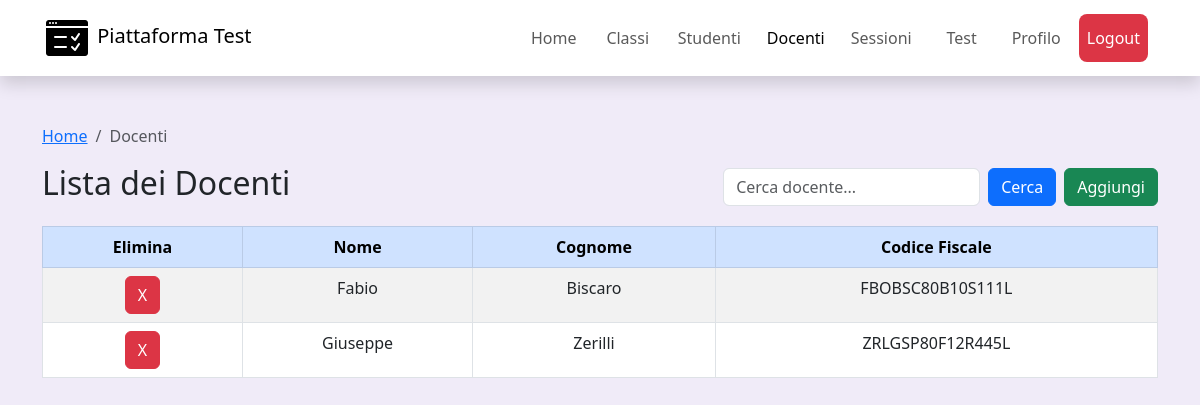
/frontend/views/docenti.php (signed in), run on the app's committed database.
### tables this page shows
CREATE TABLE `utente` (
  `codice_fiscale` varchar(16) NOT NULL,
  `nome` varchar(50) NOT NULL,
  `cognome` varchar(50) NOT NULL,
  `login` varchar(50) NOT NULL,
  `password` varchar(100) NOT NULL,
  `ruolo` enum('STUDENTE','DOCENTE','ADMIN','') NOT NULL DEFAULT 'STUDENTE'
);

### frontend/views/docenti.php (the view, shortened to what this page needs)
<?php
require("./../../backend/Include/db_connect.php");
$filter = isset($_GET['filter']) ? trim($_GET['filter']) : '';
$SQL_query = "SELECT
                nome, cognome, codice_fiscale
            FROM
                utente
            WHERE
                ruolo = 'DOCENTE'";
$stmt = $conn->prepare($SQL_query);
$stmt->execute();
$result = $stmt->get_result();
?>
<!DOCTYPE html>
<html lang="en">
<head>
    <link href="https://cdn.jsdelivr.net/npm/bootstrap@5.3.0/dist/css/bootstrap.min.css" rel="stylesheet">
</head>
<body style="background-color: rgb(240, 235, 248);">
    <?php include("components/navbar.php") ?>
    <div class="container mt-5">
        <div>
            <nav aria-label="breadcrumb">
                <ol class="breadcrumb">
                    <li class="breadcrumb-item"><a href="index.php">Home</a></li>
                    <li class="breadcrumb-item active">Docenti</li>
                </ol>
            </nav>
        </div>
        <div class="d-flex justify-content-between align-items-center mb-3">
            <h2>Lista dei Docenti</h2>
            <form method="GET" class="d-flex">
                <input type="text" name="filter" class="form-control me-2" placeholder="Cerca docente..."
                    value="<?php echo htmlspecialchars($filter); ?>">
                <button type="submit" class="btn btn-primary me-2">Cerca</button>
                <button type="button" class="btn btn-success" data-bs-toggle="modal" data-bs-target="#nuovoDocente">Aggiungi</button>
            </form>
        </div>
        <table class="table table-bordered table-striped">
        <form action="docenti.php" method="post">
            <thead class="table-primary">
                <tr>
                    <th>Elimina</th>
                    <th>Nome</th>
                    <th>Cognome</th>
                    <th>Codice Fiscale</th>
                </tr>
            </thead>
            <tbody>
                <?php
                if ($result && $result->num_rows > 0) {
                    while ($row = $result->fetch_assoc()) {
                        echo "<tr>";
                        echo "<td> <button type=\"submit\" value=\"" . $row['codice_fiscale'] . "\" name=\"elimina\" class=\"btn btn-danger\">X</button></td>";
                        echo "<td>" . htmlspecialchars($row['nome']) . "</td>";
                        echo "<td>" . htmlspecialchars($row['cognome']) . "</td>";
                        echo "<td>" . htmlspecialchars($row['codice_fiscale']) . "</td>";
                        echo "</tr>";
                    }
                } else {
                    echo "<tr><td colspan='4' class='text-center'>Nessun docente trovato</td></tr>";
                }
                ?>
            </tbody>
            </form>
        </table>
    </div>
</body>
</html>

### frontend/views/docenti.php (style rules this page uses)
tr { text-align: center; }

### frontend/views/components/navbar.php (style rules this page uses)
.active { color: #fff; }

### data on the page
utente: nome "Fabio", cognome "Biscaro", codice_fiscale "FBOBSC80B10S111L"
utente: nome "Giuseppe", cognome "Zerilli", codice_fiscale "ZRLGSP80F12R445L"
